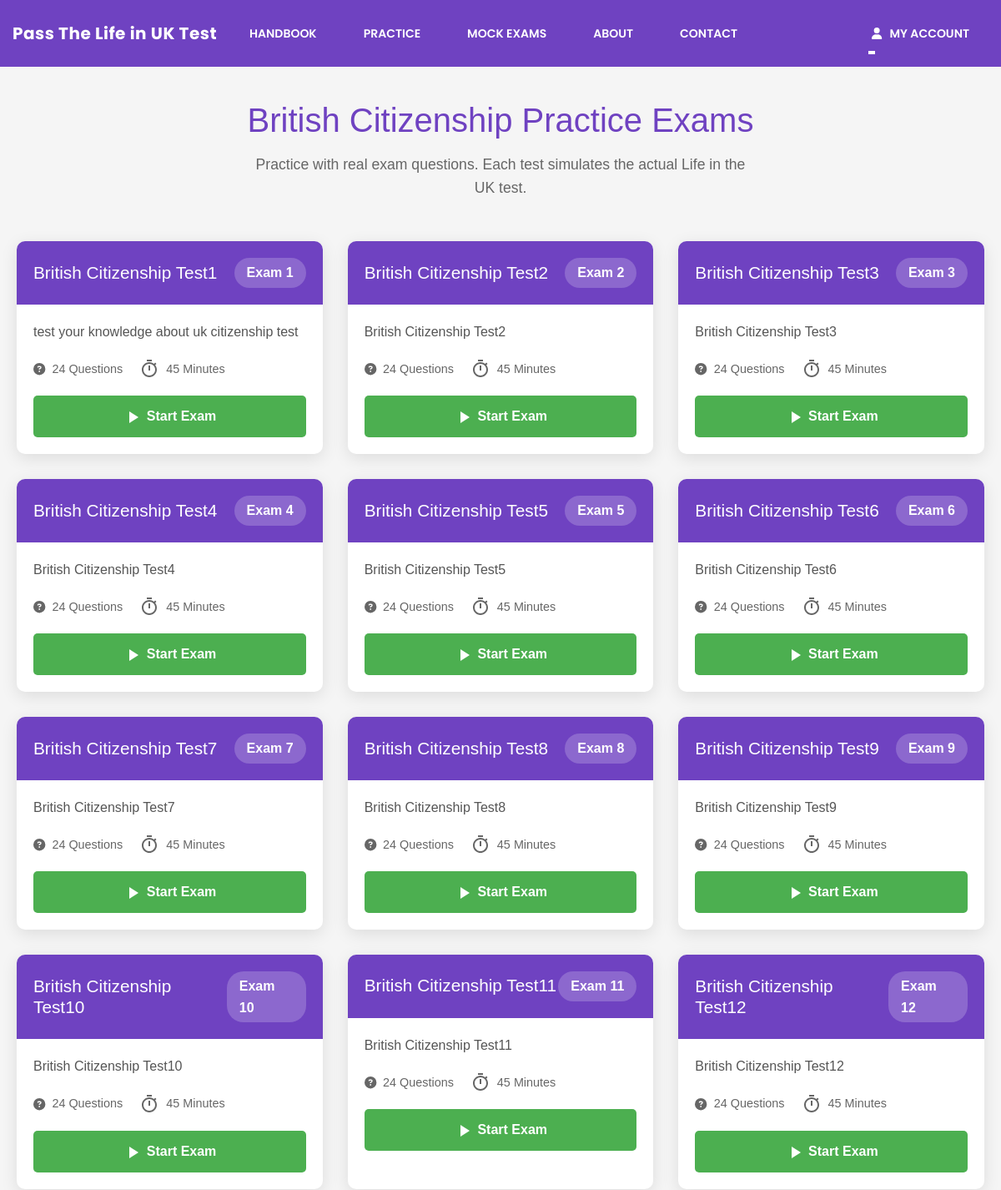
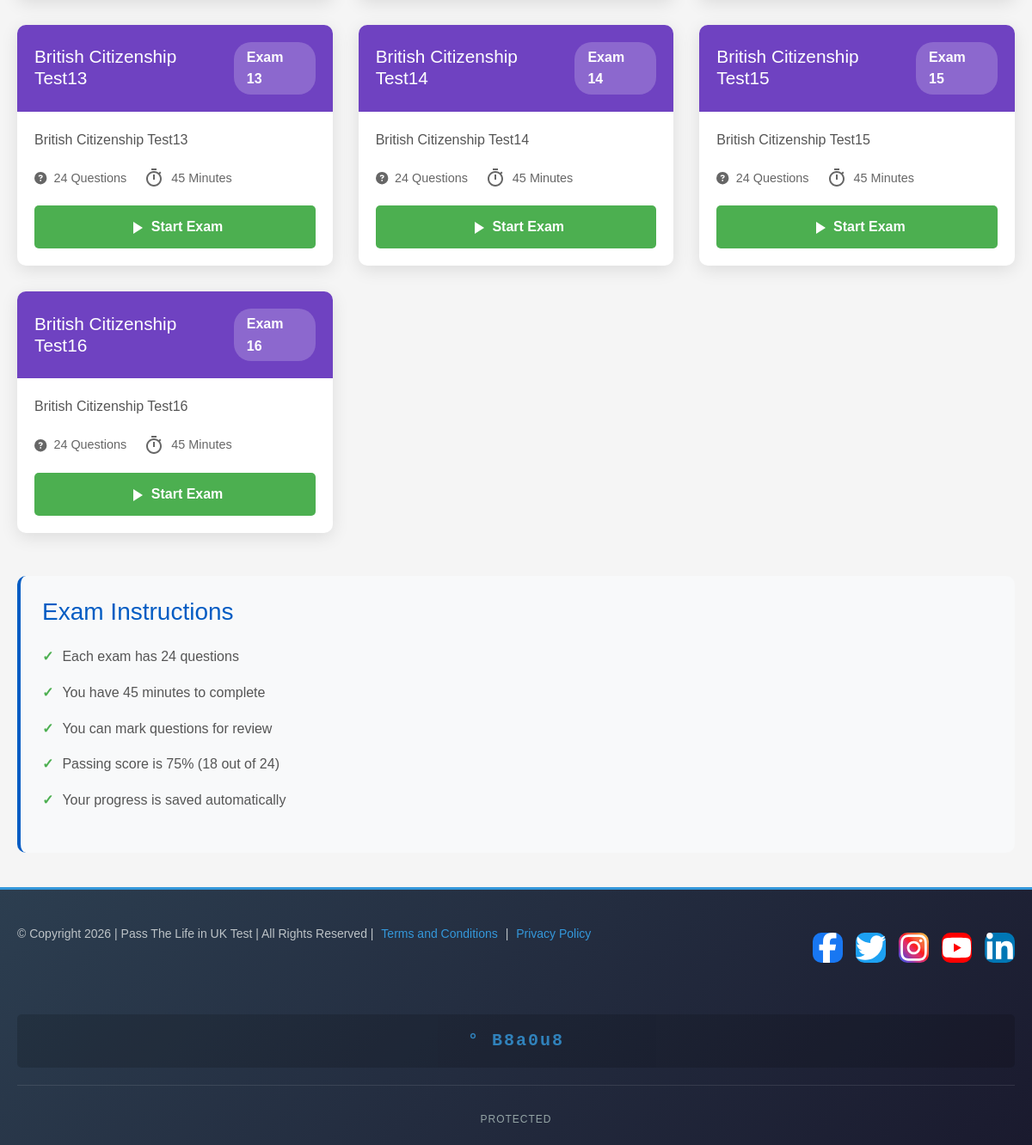
Page /page/exams/ on the committed database (2 pictures, top to bottom).
### QtestApp/models.py (models this page shows, shortened)
class Exam(models.Model):
    title = models.CharField(max_length=200,blank=True, null=True)
    description = models.TextField(blank=True, null=True)
    time_limit_minutes = models.IntegerField(default=45,blank=True, null=True)
    total_questions = models.IntegerField(default=24,blank=True, null=True)
    is_published = models.BooleanField(default=True)
    created_at = models.DateTimeField(auto_now_add=True,blank=True, null=True)
    order = models.IntegerField(default=0,blank=True, null=True)
    class Meta:
        ordering = ['order', 'created_at']

### QtestApp/views.py (the view)
# urls.py: path('exams/', views.exam_list, name='exam_list'),
def exam_list(request):
    exams = Exam.objects.filter(is_published=True)
    return render(request, 'exams_list.html', {'exams': exams})

### template/exams_list.html (shortened to what this page needs)
{% extends 'base.html' %}
{% load static %}
{% block content %}
<div class="exams-page">
    <div class="header-section">
        <h1>British Citizenship Practice Exams</h1>
        <p class="subtitle">
            Practice with real exam questions. Each test simulates the actual Life in the UK test.
        </p>
    </div>
    <div class="exams-grid">
        {% for exam in exams %}
        <div class="exam-card">
            <div class="exam-header">
                <h3>{{ exam.title }}</h3>
                <span class="exam-number">Exam {{ forloop.counter }}</span>
            </div>
            <div class="exam-details">
                <p>{{ exam.description|default:"Full practice test based on official questions" }}</p>
                <div class="exam-stats">
                    <span class="stat">
                        <i class="fas fa-question-circle"></i>
                        {{ exam.total_questions }} Questions
                    </span>
                    <span class="stat">
                        {{ exam.time_limit_minutes }} Minutes
                    </span>
                </div>
            </div>
            <div class="exam-footer">
                <a href="{% url 'take_exam' exam.id %}" class="start-exam-btn">
                    <svg width="24" height="24" viewBox="0 0 24 24" fill="currentColor">
                        <path d="M8 5v14l11-7z"/>
                      </svg> Start Exam
                </a>
            </div>
        </div>
        {% endfor %}
    </div>
    <div class="instructions-box">
        <h3>Exam Instructions</h3>
        <ul>
            <li>Each exam has {{ exams.first.total_questions|default:24 }} questions</li>
            <li>You have {{ exams.first.time_limit_minutes|default:45 }} minutes to complete</li>
            <li>You can mark questions for review</li>
            <li>Passing score is 75% (18 out of 24)</li>
            <li>Your progress is saved automatically</li>
        </ul>
    </div>
</div>
{% endblock %}

### static/home.css (style rules this page uses)
* { margin: 0; padding: 0; box-sizing: border-box; }
body { font-family: Arial, sans-serif; line-height: 1.6; color: #333; background-color: #f5f5f5; }

### template/base.html (style rules this page uses)
body { padding-top: 80px; }

### template/exams_list.html (style rules this page uses)
.exams-page { max-width: 1200px; margin: 0 auto; padding: 40px 20px; }
.header-section { text-align: center; margin-bottom: 50px; }
.header-section h1 { color: #6f42c1; font-size: 2.5rem; margin-bottom: 15px; }
.subtitle { font-size: 1.1rem; color: #666; max-width: 600px; margin: 0 auto; }
.exams-grid { display: grid; grid-template-columns: repeat(auto-fill, minmax(350px, 1fr)); gap: 30px; margin-bottom: 50px; }
.exam-card { background: white; border-radius: 10px; box-shadow: 0 5px 20px rgba(0,0,0,0.1); overflow: hidden; transition: transform 0.3s ease; }
.exam-header { background: #6f42c1; color: white; padding: 20px; display: flex; justify-content: space-between; align-items: center; }
.exam-header h3 { margin: 0; font-size: 1.3rem; }
.exam-number { background: rgba(255,255,255,0.2); padding: 5px 15px; border-radius: 20px; font-weight: bold; }
.exam-details { padding: 20px; }
.exam-details p { color: #555; line-height: 1.6; margin-bottom: 20px; }
.exam-stats { display: flex; gap: 20px; margin-top: 15px; }
.stat { display: flex; align-items: center; gap: 8px; color: #666; font-size: 0.9rem; }
.exam-footer { padding: 0 20px 20px 20px; display: flex; gap: 10px; }
.start-exam-btn, .resume-btn { flex: 1; padding: 12px; text-align: center; border-radius: 5px; text-decoration: none; font-weight: bold; transition: all 0.3s ease; }
.start-exam-btn { background: #4CAF50; color: white; }
.instructions-box { background: #f8f9fa; border-radius: 10px; padding: 25px; border-left: 4px solid #045cc3; }
.instructions-box h3 { color: #045cc3; margin-bottom: 15px; }
.instructions-box ul { list-style: none; padding: 0; }
.instructions-box li { padding: 8px 0; color: #555; display: flex; align-items: center; }
.instructions-box li:before { content: "✓"; color: #4CAF50; margin-right: 10px; font-weight: bold; }

### rows in the picture
Exam: title "British Citizenship Test1", description "test your knowledge about uk citizenship test", total_questions "24", time_limit_minutes "45", first.total_questions "24", first.time_limit_minutes "45"
Exam: title "British Citizenship Test2", description "British Citizenship Test2", total_questions "24", time_limit_minutes "45"
Exam: title "British Citizenship Test3", description "British Citizenship Test3", total_questions "24", time_limit_minutes "45"
Exam: title "British Citizenship Test4", description "British Citizenship Test4", total_questions "24", time_limit_minutes "45"
Exam: title "British Citizenship Test5", description "British Citizenship Test5", total_questions "24", time_limit_minutes "45"
Exam: title "British Citizenship Test6", description "British Citizenship Test6", total_questions "24", time_limit_minutes "45"
Exam: title "British Citizenship Test7", description "British Citizenship Test7", total_questions "24", time_limit_minutes "45"
Exam: title "British Citizenship Test8", description "British Citizenship Test8", total_questions "24", time_limit_minutes "45"
Exam: title "British Citizenship Test9", description "British Citizenship Test9", total_questions "24", time_limit_minutes "45"
Exam: title "British Citizenship Test10", description "British Citizenship Test10", total_questions "24", time_limit_minutes "45"
Exam: title "British Citizenship Test11", description "British Citizenship Test11", total_questions "24", time_limit_minutes "45"
Exam: title "British Citizenship Test12", description "British Citizenship Test12", total_questions "24", time_limit_minutes "45"
Exam: title "British Citizenship Test13", description "British Citizenship Test13", total_questions "24", time_limit_minutes "45"
Exam: title "British Citizenship Test14", description "British Citizenship Test14", total_questions "24", time_limit_minutes "45"
Exam: title "British Citizenship Test15", description "British Citizenship Test15", total_questions "24", time_limit_minutes "45"
Exam: title "British Citizenship Test16", description "British Citizenship Test16", total_questions "24", time_limit_minutes "45"
